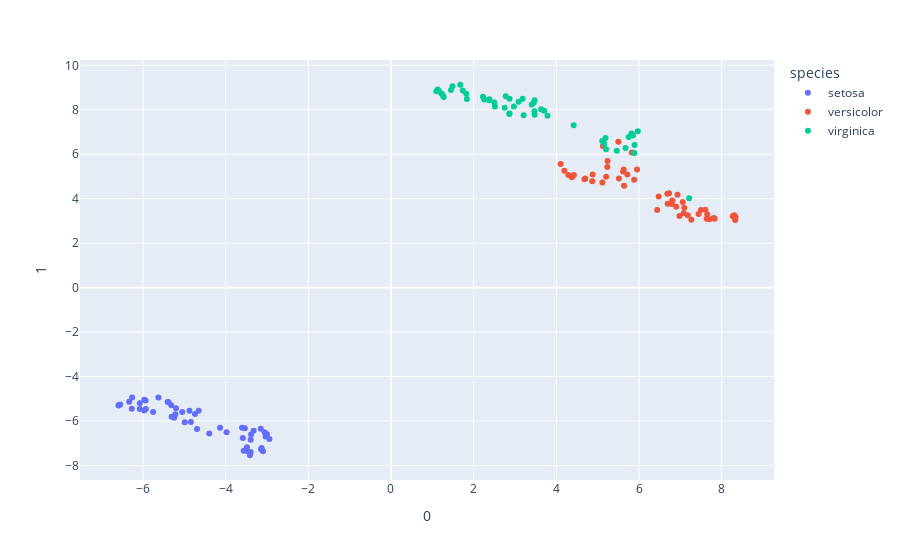

Here is the notebook cell this chart was saved with:
### Code cell
from umap import UMAP
import plotly.express as px

df = px.data.iris()

features = df.loc[:, :'petal_width']

umap_2d = UMAP(n_components=2, init='random', random_state=0)
umap_3d = UMAP(n_components=3, init='random', random_state=0)

proj_2d = umap_2d.fit_transform(features)
proj_3d = umap_3d.fit_transform(features)

fig_2d = px.scatter(
    proj_2d, x=0, y=1,
    color=df.species, labels={'color': 'species'}
)
fig_3d = px.scatter_3d(
    proj_3d, x=0, y=1, z=2,
    color=df.species, labels={'color': 'species'}
)
fig_3d.update_traces(marker_size=5)

fig_2d.show()

### Figure 1 — Plotly figure (JSON) as saved in the notebook; plotly's stock layout.template omitted (floating-point values rounded to 4 significant figures)
{"data": [{"hovertemplate": "species=setosa<br>0=%{x}<br>1=%{y}<extra></extra>", "legendgroup": "setosa", "marker": {"color": "#636efa", "symbol": "circle"}, "mode": "markers", "name": "setosa", "orientation": "v", "showlegend": true, "type": "scatter", "x": [-5.305, -3.139, -3.384, -3.393, -5.243, -6.075, -3.534, -4.839, -2.999, -3.563, -5.967, -4.133, -3.095, -3.035, -6.549, -6.581, -6.333, -5.214, -6.261, -6.075, -5.403, -5.753, -3.602, -4.652, -3.977, -3.412, -4.74, -5.314, -5.199, -3.583, -3.484, -5.38, -6.269, -6.592, -3.482, -4.396, -5.625, -3.395, -3.057, -5.05, -4.988, -2.94, -3.15, -4.874, -5.928, -3.13, -5.971, -3.322, -5.936, -4.691], "xaxis": "x", "y": [-5.809, -7.27, -6.604, -6.843, -5.854, -5.196, -6.324, -6.04, -6.597, -7.342, -5.047, -6.302, -7.354, -6.694, -5.257, -5.279, -5.136, -5.695, -4.94, -5.464, -5.143, -5.59, -6.308, -5.532, -6.505, -7.539, -5.689, -5.286, -5.422, -6.76, -7.177, -5.142, -5.446, -5.302, -7.352, -6.56, -4.946, -7.395, -6.507, -5.59, -6.056, -6.811, -6.345, -5.534, -5.457, -7.218, -5.529, -6.436, -5.072, -6.356], "yaxis": "y"}, {"hovertemplate": "species=versicolor<br>0=%{x}<br>1=%{y}<extra></extra>", "legendgroup": "versicolor", "marker": {"color": "#EF553B", "symbol": "circle"}, "mode": "markers", "name": "versicolor", "orientation": "v", "showlegend": true, "type": "scatter", "x": [4.29, 5.205, 4.194, 7.636, 4.878, 6.686, 5.629, 8.267, 4.679, 7.605, 8.304, 6.475, 7.266, 5.615, 7.497, 4.701, 6.725, 7.079, 5.239, 7.44, 5.824, 6.439, 5.126, 5.513, 5.113, 4.868, 4.376, 4.104, 5.882, 7.809, 7.703, 7.828, 7.18, 5.5, 6.93, 5.953, 4.424, 5.234, 6.792, 7.65, 7.057, 5.717, 6.977, 8.335, 7.095, 6.805, 6.692, 5.638, 8.325, 6.899], "xaxis": "x", "y": [5.061, 4.989, 5.254, 3.096, 5.092, 4.225, 5.312, 3.21, 4.878, 3.499, 3.252, 4.099, 3.049, 5.223, 3.49, 4.904, 4.246, 3.35, 5.699, 3.311, 6.075, 3.488, 6.376, 4.911, 4.726, 4.781, 4.968, 5.562, 4.858, 3.137, 3.075, 3.094, 3.257, 6.562, 4.176, 5.319, 5.071, 5.426, 3.763, 3.301, 3.852, 5.093, 3.222, 3.167, 3.597, 3.916, 3.778, 4.582, 3.037, 3.639], "yaxis": "y"}, {"hovertemplate": "species=virginica<br>0=%{x}<br>1=%{y}<extra></extra>", "legendgroup": "virginica", "marker": {"color": "#00cc96", "symbol": "circle"}, "mode": "markers", "name": "virginica", "orientation": "v", "showlegend": true, "type": "scatter", "x": [2.777, 5.751, 1.82, 3.705, 3.184, 1.098, 7.212, 1.488, 3.475, 1.836, 3.209, 3.787, 2.752, 5.819, 5.822, 2.974, 3.632, 1.22, 1.131, 5.202, 2.259, 5.97, 1.156, 5.156, 2.38, 1.737, 5.462, 5.674, 3.456, 1.677, 1.451, 1.25, 3.404, 5.11, 4.419, 1.275, 2.868, 3.471, 5.886, 2.515, 2.501, 2.864, 5.855, 2.226, 2.375, 2.866, 5.189, 3.476, 3.087, 5.891], "xaxis": "x", "y": [8.609, 6.772, 8.721, 7.954, 8.495, 8.833, 4.021, 9.06, 8.43, 8.488, 7.757, 7.728, 8.086, 6.93, 6.862, 8.148, 8.021, 8.732, 8.908, 6.221, 8.462, 7.03, 8.846, 6.471, 8.477, 8.869, 6.157, 6.286, 8.321, 9.126, 8.893, 8.661, 8.232, 6.597, 7.302, 8.572, 8.492, 7.93, 6.06, 8.142, 8.332, 7.813, 6.846, 8.585, 8.425, 7.829, 6.734, 7.777, 8.358, 6.42], "yaxis": "y"}], "layout": {"autosize": true, "legend": {"title": {"text": "species"}, "tracegroupgap": 0}, "margin": {"t": 60}, "xaxis": {"anchor": "y", "autorange": true, "domain": [0, 1], "range": [-7.498, 9.241], "title": {"text": "0"}, "type": "linear"}, "yaxis": {"anchor": "x", "autorange": true, "domain": [0, 1], "range": [-8.829, 10.42], "title": {"text": "1"}, "type": "linear"}}}
